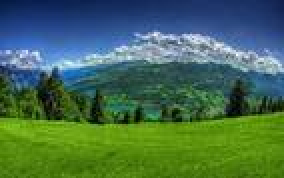
#> input picture sliki/image1.jpeg, 142 x 89 px (shown 2 times larger)
$ python RGBHSV.py
#> lines starting #> are read from the running program, lines starting #| are printed output that depends on the picture
import cv2
import numpy as np

def show_image(image, window_name='Image'):
    cv2.imshow(window_name, image)
    cv2.waitKey(0)
    cv2.destroyAllWindows()

def compare_images(image1, image2):
    # Convert images to HSV
    image1_hsv = cv2.cvtColor(image1, cv2.COLOR_BGR2HSV)
    image2_hsv = cv2.cvtColor(image2, cv2.COLOR_BGR2HSV)

    # Compute absolute difference in HSV
    diff_hsv = cv2.absdiff(image1_hsv, image2_hsv)
    diff_hsv = cv2.cvtColor(diff_hsv, cv2.COLOR_HSV2BGR)

    # Compute absolute difference in RGB
    diff_rgb = cv2.absdiff(image1, image2)

    # Display the difference images
    show_image(diff_hsv, 'Difference in HSV')
    show_image(diff_rgb, 'Difference in RGB')

if __name__ == "__main__":
    # Load images
    image1 = cv2.imread('sliki/image1.jpeg')
#> image1 is the input picture: shape (89, 142, 3); mean B, G, R 80.4, 108.1, 69.1
    image2 = cv2.imread('sliki/image2.jpeg')
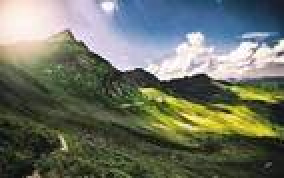
#> input picture sliki/image2.jpeg, 142 x 89 px (shown 2 times larger)
#> image2 is the input picture: shape (89, 142, 3); mean B, G, R 101.2, 115, 109

    # Resize images to the same dimensions (optional)
    image1 = cv2.resize(image1, (image2.shape[1], image2.shape[0]))

    # Compare images
    compare_images(image1, image2)
#> in compare_images, `image1_hsv = cv2.cvtColor(image1, cv2.COLOR_BGR2HSV)`: image1_hsv: shape (89, 142, 3); mean H, S, V 76.2, 172.4, 128
#> in compare_images, `image2_hsv = cv2.cvtColor(image2, cv2.COLOR_BGR2HSV)`: image2_hsv: shape (89, 142, 3); mean H, S, V 60.4, 84.7, 124.9
#> in compare_images, `diff_hsv = cv2.absdiff(image1_hsv, image2_hsv)`: diff_hsv: shape (89, 142, 3); mean H, S, V 27.8, 95.6, 61.7
#> in compare_images, `diff_hsv = cv2.cvtColor(diff_hsv, cv2.COLOR_HSV2BGR)`:
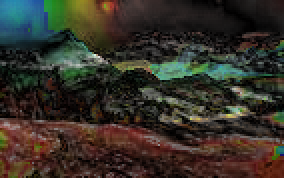
#> diff_hsv: shape (89, 142, 3) (shown 2 times larger); mean B, G, R 40, 49, 53.1
#> in compare_images, `diff_rgb = cv2.absdiff(image1, image2)`:
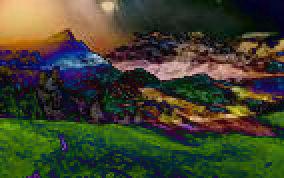
#> diff_rgb: shape (89, 142, 3) (shown 2 times larger); mean B, G, R 45.6, 65.5, 63.6
